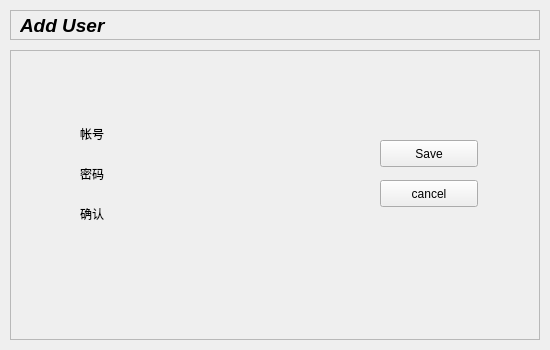
<?xml version="1.0" encoding="UTF-8"?>
<ui version="4.0">
 <class>AddUser</class>
 <widget class="QWidget" name="AddUser">
  <property name="geometry">
   <rect>
    <x>0</x>
    <y>0</y>
    <width>550</width>
    <height>350</height>
   </rect>
  </property>
  <property name="windowTitle">
   <string>AddUser</string>
  </property>
  <property name="autoFillBackground">
   <bool>true</bool>
  </property>
  <widget class="QFrame" name="AddMainframe">
   <property name="geometry">
    <rect>
     <x>10</x>
     <y>50</y>
     <width>530</width>
     <height>290</height>
    </rect>
   </property>
   <property name="frameShape">
    <enum>QFrame::StyledPanel</enum>
   </property>
   <property name="frameShadow">
    <enum>QFrame::Raised</enum>
   </property>
   <widget class="QLabel" name="UserIdlable">
    <property name="geometry">
     <rect>
      <x>70</x>
      <y>75</y>
      <width>66</width>
      <height>17</height>
     </rect>
    </property>
    <property name="text">
     <string>帐号</string>
    </property>
   </widget>
   <widget class="QLabel" name="UserPwlable">
    <property name="geometry">
     <rect>
      <x>70</x>
      <y>115</y>
      <width>81</width>
      <height>17</height>
     </rect>
    </property>
    <property name="text">
     <string>密码</string>
    </property>
   </widget>
   <widget class="QLabel" name="Confrimlable">
    <property name="geometry">
     <rect>
      <x>70</x>
      <y>155</y>
      <width>66</width>
      <height>17</height>
     </rect>
    </property>
    <property name="text">
     <string>确认</string>
    </property>
   </widget>
   <widget class="QPushButton" name="cancelButton">
    <property name="geometry">
     <rect>
      <x>370</x>
      <y>130</y>
      <width>98</width>
      <height>27</height>
     </rect>
    </property>
    <property name="text">
     <string>cancel</string>
    </property>
   </widget>
   <widget class="QPushButton" name="saveButton">
    <property name="geometry">
     <rect>
      <x>370</x>
      <y>90</y>
      <width>98</width>
      <height>27</height>
     </rect>
    </property>
    <property name="text">
     <string>Save</string>
    </property>
   </widget>
   <widget class="QLabel" name="infoLabel">
    <property name="geometry">
     <rect>
      <x>90</x>
      <y>210</y>
      <width>361</width>
      <height>17</height>
     </rect>
    </property>
    <property name="text">
     <string/>
    </property>
   </widget>
  </widget>
  <widget class="QFrame" name="AddUserframe">
   <property name="geometry">
    <rect>
     <x>10</x>
     <y>10</y>
     <width>530</width>
     <height>30</height>
    </rect>
   </property>
   <property name="frameShape">
    <enum>QFrame::StyledPanel</enum>
   </property>
   <property name="frameShadow">
    <enum>QFrame::Raised</enum>
   </property>
   <widget class="QLabel" name="AddUserlabel">
    <property name="geometry">
     <rect>
      <x>10</x>
      <y>0</y>
      <width>221</width>
      <height>31</height>
     </rect>
    </property>
    <property name="font">
     <font>
      <pointsize>14</pointsize>
      <weight>75</weight>
      <italic>true</italic>
      <bold>true</bold>
      <underline>false</underline>
      <strikeout>false</strikeout>
     </font>
    </property>
    <property name="mouseTracking">
     <bool>false</bool>
    </property>
    <property name="acceptDrops">
     <bool>false</bool>
    </property>
    <property name="text">
     <string>Add User </string>
    </property>
   </widget>
  </widget>
 </widget>
 <resources/>
 <connections/>
</ui>
